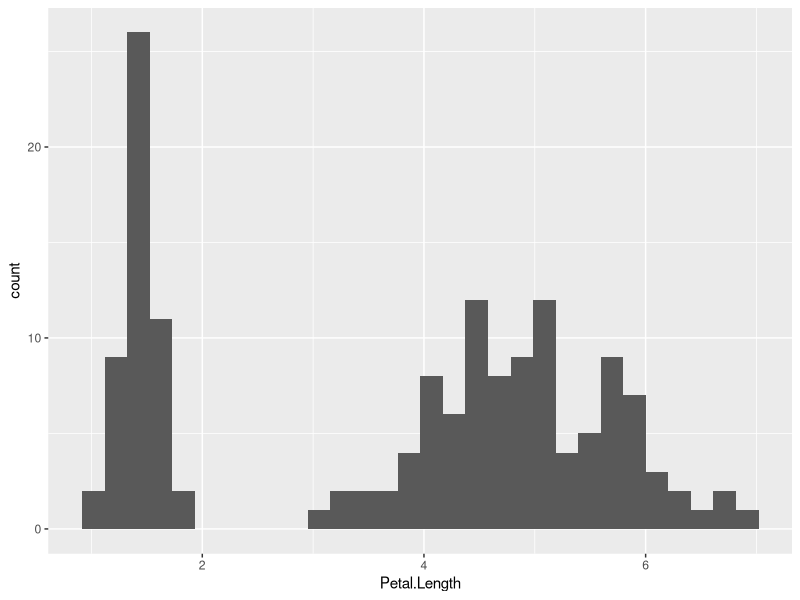

This figure's R source:
library(tidyverse)
library(ggthemes)

#use iris as a way to test data / plots with themes
data(iris)
ggplot(iris, aes(x = Petal.Length)) +
  geom_histogram() 

